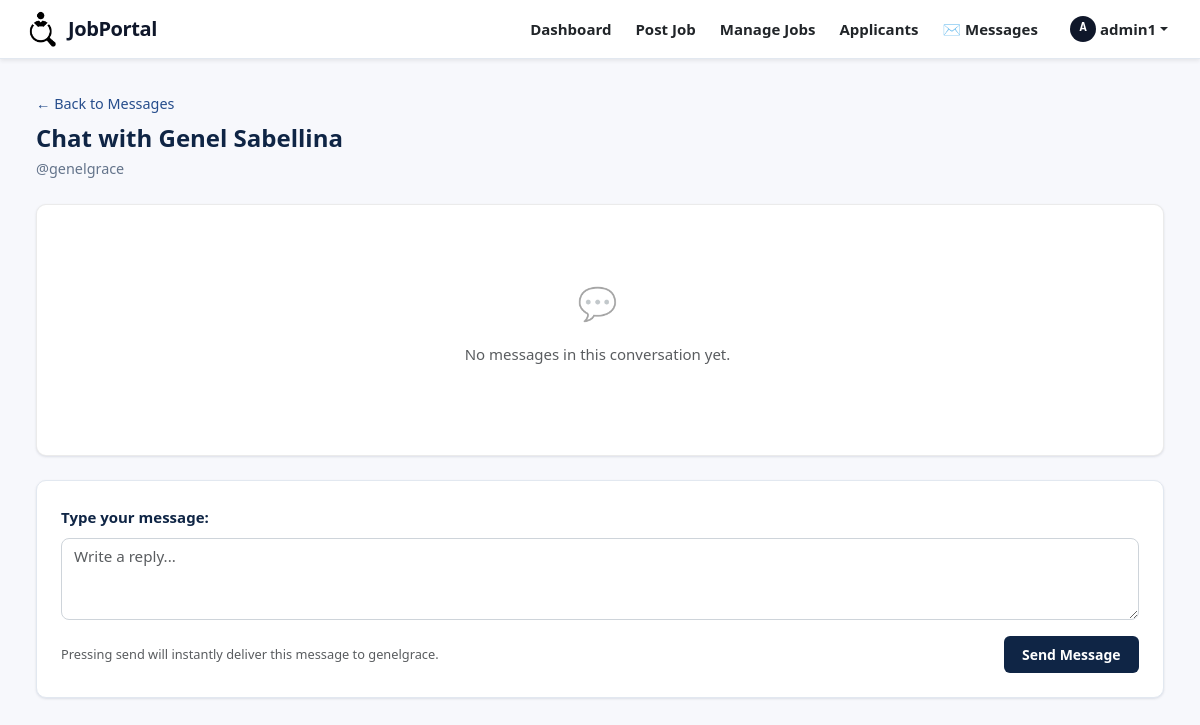
Page /inbox/thread/16/ (signed in) on the earlier database version.
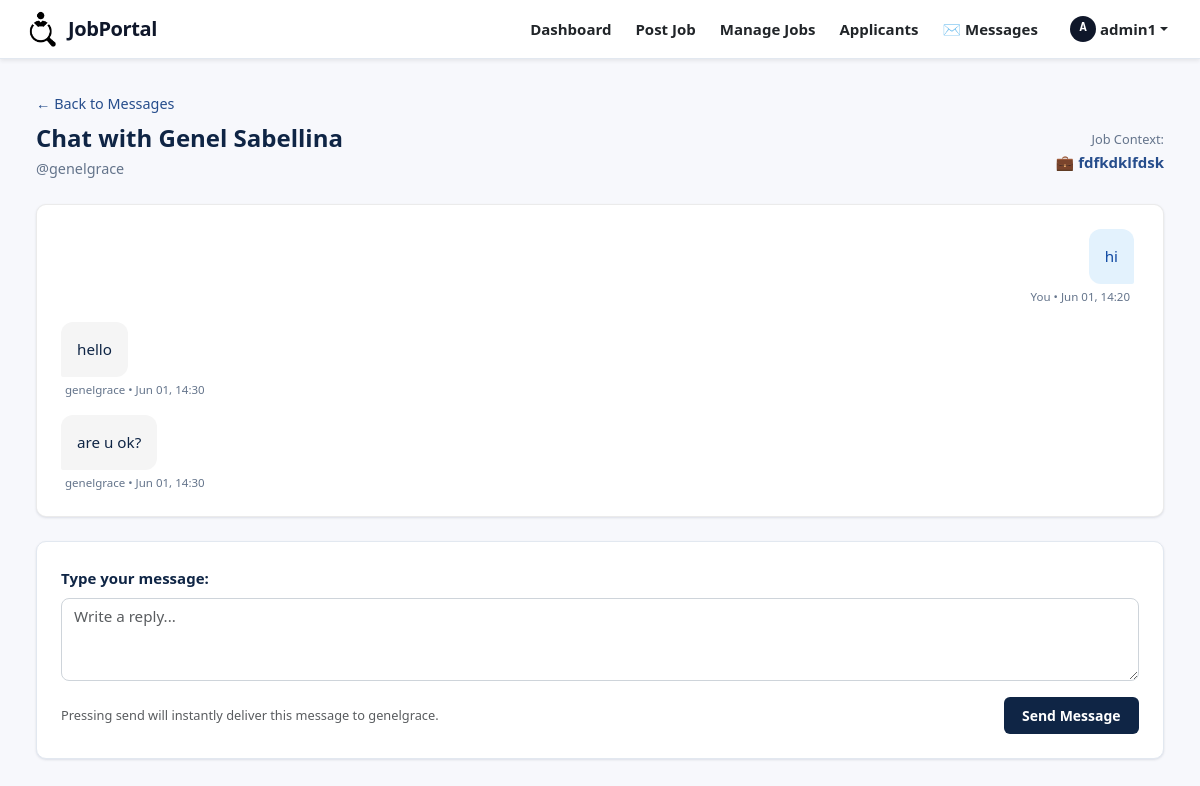
Same page on the later database version.
### job_app/models.py (models this page shows, shortened)
class Job(models.Model):
    title = models.CharField(max_length=200, blank=False, null=False)
    description = models.TextField()
    requirements = models.TextField()
    posted_by = models.ForeignKey(User, on_delete=models.CASCADE)
    posted_date = models.DateTimeField(auto_now_add=True)

class Message(models.Model):
    sender = models.ForeignKey(User, on_delete=models.CASCADE, related_name='sent_messages')
    receiver = models.ForeignKey(User, on_delete=models.CASCADE, related_name='received_messages')
    related_job = models.ForeignKey(Job, on_delete=models.SET_NULL, null=True, blank=True)
    subject = models.CharField(max_length=255, blank=True, default='')
    message_body = models.TextField()
    timestamp = models.DateTimeField(auto_now_add=True)
    is_read = models.BooleanField(default=False)
    parent = models.ForeignKey(
        'self',
        on_delete=models.CASCADE,
        null=True,
        blank=True,
        related_name='replies'
    )

### job_app/views.py (the view)
# urls.py: path('inbox/thread/<int:partner_id>/', views.view_thread, name='view_thread'),
@login_required(login_url='login_user')
def view_thread(request, partner_id):
    user = request.user
    partner = get_object_or_404(User, id=partner_id)
    chat_history = Message.objects.filter(
        (Q(sender=user) & Q(receiver=partner)) |
        (Q(sender=partner) & Q(receiver=user))
    ).select_related('sender', 'receiver', 'related_job').order_by('timestamp')
    chat_history.filter(receiver=user, is_read=False).update(is_read=True)
    latest_msg_with_job = chat_history.exclude(related_job__isnull=True).last()
    related_job = latest_msg_with_job.related_job if latest_msg_with_job else None
    if request.method == 'POST':
        form = ReplyMessageForm(request.POST)
        if form.is_valid():
            Message.objects.create(
                sender=user,
                receiver=partner,
                related_job=related_job,
                subject=latest_msg_with_job.subject if latest_msg_with_job else "Job Portal Chat",
                message_body=form.cleaned_data['message_body'],
                is_read=False,
            )
            messages.success(request, 'Reply sent.')
            return redirect('view_thread', partner_id=partner.id)
    else:
        form = ReplyMessageForm()
    context = {
        'partner': partner,
        'other party': partner,
        'chat_history': chat_history,
        'form': form,
        'related_job': related_job,
    }
    return render(request, 'view_thread.html', context)

### job_app/forms.py
class ReplyMessageForm(forms.Form):
    message_body = forms.CharField(
        widget=Textarea(attrs={'class': 'form-control', 'rows': '4', 'placeholder': 'Write your reply here...'})
    )

### templates/view_thread.html (shortened to what this page needs)
{% extends 'base.html' %}
{% load static %}
{% block content %}
<div class="container-fluid">
    <div class="jp-page-header mb-4">
        <a href="{% url 'inbox' %}" class="jp-link d-inline-flex align-items-center gap-1 mb-2" style="font-size: .9rem;">
            ← Back to Messages
        </a>
        <div class="d-flex justify-content-between align-items-center flex-wrap gap-2">
            <div>
                <h4 class="mb-1" style="color:var(--jp-navy); font-weight: 700;">
                    Chat with {{ partner.get_full_name|default:partner.username }}
                </h4>
                <p class="subtitle mb-0">@{{ partner.username }}</p>
            </div>
            {% if related_job %}
            <div class="text-end">
                <span style="font-size: .8rem; color: var(--jp-text-muted); display: block;">Job Context:</span>
                <a href="{% url 'job_detail' related_job.id %}" class="jp-link" style="font-weight: 600;">
                    💼 {{ related_job.title }}
                </a>
            </div>
            {% endif %}
        </div>
    </div>
    <div class="jp-card mb-4" style="border: 1px solid rgba(0,0,0,.08);">
        <div class="card-body p-4">
            <div style="max-height: 450px; overflow-y: auto; display: flex; flex-direction: column; gap: 1rem; padding-right: 5px;">
                {% for msg in chat_history %}
                    <div class="d-flex flex-column {% if msg.sender == request.user %}align-items-end{% else %}align-items-start{% endif %}">
                        <div class="p-3" style="
                            max-width: 75%;
                            border-radius: 12px;
                            {% if msg.sender == request.user %}
                                background-color: #e3f2fd;
                                color: #0d47a1;
                                border-bottom-right-radius: 2px;
                            {% else %}
                                background-color: #f5f5f5;
                                color: var(--jp-navy);
                                border-bottom-left-radius: 2px;
                            {% endif %}
                        ">
                            <p style="white-space: pre-line; margin: 0; font-size: .95rem; line-height: 1.5;">{{ msg.message_body }}</p>
                        </div>
                        <small style="font-size: .72rem; color: var(--jp-text-muted); margin-top: 3px; padding: 0 4px;">
                            {% if msg.sender == request.user %}You{% else %}{{ msg.sender.username }}{% endif %} • {{ msg.timestamp|date:"M d, H:i" }}
                        </small>
                    </div>
                {% empty %}
                    <div class="jp-empty-state text-center py-5">
                        <span class="empty-icon" style="font-size: 2rem;">💬</span>
                        <p class="text-muted mt-2">No messages in this conversation yet.</p>
                    </div>
                {% endfor %}
            </div>
        </div>
    </div>
    <div class="jp-card mb-4">
        <div class="card-body">
            <form method="POST" action="">
                <div class="mb-3">
                    <label for="{{ form.message_body.id_for_label }}" class="form-label style-label" style="font-weight: 600; color: var(--jp-navy);">
                        Type your message:
                    </label>
                    <textarea name="message_body" id="{{ form.message_body.id_for_label }}" class="form-control" rows="3" placeholder="Write a reply..." required style="border-radius: 8px; border: 1px solid #ced4da; font-size: .95rem;"></textarea>
                </div>
                <div class="d-flex justify-content-between align-items-center flex-wrap gap-2">
                    <span class="text-muted" style="font-size: .8rem;">
                        Pressing send will instantly deliver this message to {{ partner.username }}.
                    </span>
                    <button type="submit" class="jp-btn jp-btn-primary">Send Message</button>
                </div>
            </form>
        </div>
    </div>
</div>
{% endblock %}

Differences in the rows shown:
now on this page (row unchanged): Job: title "fdfkdklfdsk"
added Message: message_body "hi", shows "You", timestamp "Jun 01, 14:20"
added Message: message_body "hello", sender.username "genelgrace", timestamp "Jun 01, 14:30"
added Message: message_body "are u ok?", sender.username "genelgrace", timestamp "Jun 01, 14:30"
Other differences:
text no longer shown: "💬 No messages in this conversation yet."
text now shown: "Job Context: 💼"
